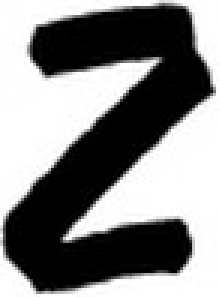
#> input picture Capstone22/58.png, 73 x 99 px, given in place of IMG_0827.png, which was not available (shown 3 times larger)
$ python segmentation.py   (older library calls are emulated)
#> lines starting #> are read from the running program, lines starting #| are printed output that depends on the picture; after the words box and inside, x2 and y2 are one past the last pixel; in counts of white or black regions, pixels touching at a corner belong together; long printed decimals are rounded; pictures that were not available may be replaced by others from this repository, and a replacement may not be noted
import cv2
import numpy as np
import matplotlib.pyplot as plt
import os

filename = './IMG_0827.png'
np.set_printoptions(threshold=1)

#------------------Functions------------------#

# [28 lines left out: functions showimages, closewindows, not called in this run]

def line_array(array):
	list_x_upper = []
	list_x_lower = []
	for y in range(5, len(array)-5):
		s_a, s_p = strtline(y, array)
		e_a, e_p = endline(y, array)
		if s_a>=7 and s_p>=5:
			list_x_upper.append(y)
			# bin_img[y][:] = 255
		if e_a>=5 and e_p>=7:
			list_x_lower.append(y)
			# bin_img[y][:] = 255
	return list_x_upper, list_x_lower

def strtline(y, array):
	count_ahead = 0
	count_prev = 0
	for i in array[y:y+10]:
		if i > 3:
			count_ahead+= 1
	for i in array[y-10:y]:
		if i==0:
			count_prev += 1
	return count_ahead, count_prev

def endline(y, array):
	count_ahead = 0
	count_prev = 0
	for i in array[y:y+10]:
		if i==0:
			count_ahead+= 1
	for i in array[y-10:y]:
		if i >3:
			count_prev += 1
	return count_ahead, count_prev

def endline_word(y, array, a):
	count_ahead = 0
	count_prev = 0
	for i in array[y:y+2*a]:
		if i < 2:
			count_ahead+= 1
	for i in array[y-a:y]:
		if i > 2:
			count_prev += 1
	return count_prev ,count_ahead

def end_line_array(array, a):
	list_endlines = []
	for y in range(len(array)):
		e_p, e_a = endline_word(y, array, a)
		# print(e_p, e_a)
		if e_a >= int(1.5*a) and e_p >= int(0.7*a):
			list_endlines.append(y)
	return list_endlines

def refine_endword(array):
	refine_list = []
	for y in range(len(array)-1):
		if array[y]+1 < array[y+1]:
			refine_list.append(array[y])
	refine_list.append(array[-1])
	return refine_list


def refine_array(array_upper, array_lower):
	upperlines = []
	lowerlines = []
	for y in range(len(array_upper)-1):
		if array_upper[y] + 5 < array_upper[y+1]:
			upperlines.append(array_upper[y]-10)
	for y in range(len(array_lower)-1):
		if array_lower[y] + 5 < array_lower[y+1]:
			lowerlines.append(array_lower[y]+10)

	upperlines.append(array_upper[-1]-10)
	lowerlines.append(array_lower[-1]+10)

	return upperlines, lowerlines

def letter_width(contours):
	letter_width_sum = 0
	count = 0
	for cnt in contours:
		if cv2.contourArea(cnt) > 20:
			x,y,w,h = cv2.boundingRect(cnt)
			letter_width_sum += w
			count += 1

	return letter_width_sum/count


def end_wrd_dtct(lines, i, bin_img, mean_lttr_width):
	count_y = np.zeros(shape = width)
	for x in range(width):
		for y in range(lines[i][0],lines[i][1]):
			if bin_img[y][x] == 255:
				count_y[x] += 1
	end_lines = end_line_array(count_y, int(mean_lttr_width))
	# print(end_lines)
	endlines = refine_endword(end_lines)
	for x in endlines:
		final_thr[lines[i][0]:lines[i][1], x] = 255
	return endlines

# [32 lines left out: function letter_seg, not called in this run]
			# print(letter[e][0],x_linescopy[0], word)


#------------------/Functions-----------------#


#-------------Thresholding Image--------------#


print("\n........Program Initiated.......\n")
src_img= cv2.imread(filename, 1)
#> src_img is the input picture: shape (99, 73, 3); min 0, max 255, mean 132.6
copy = src_img.copy()
height = src_img.shape[0]
#> height = 99
width = src_img.shape[1]
#> width = 73


print("\n Resizing Image........")
src_img = cv2.resize(copy, dsize =(1320, int(1320*height/width)), interpolation = cv2.INTER_AREA)
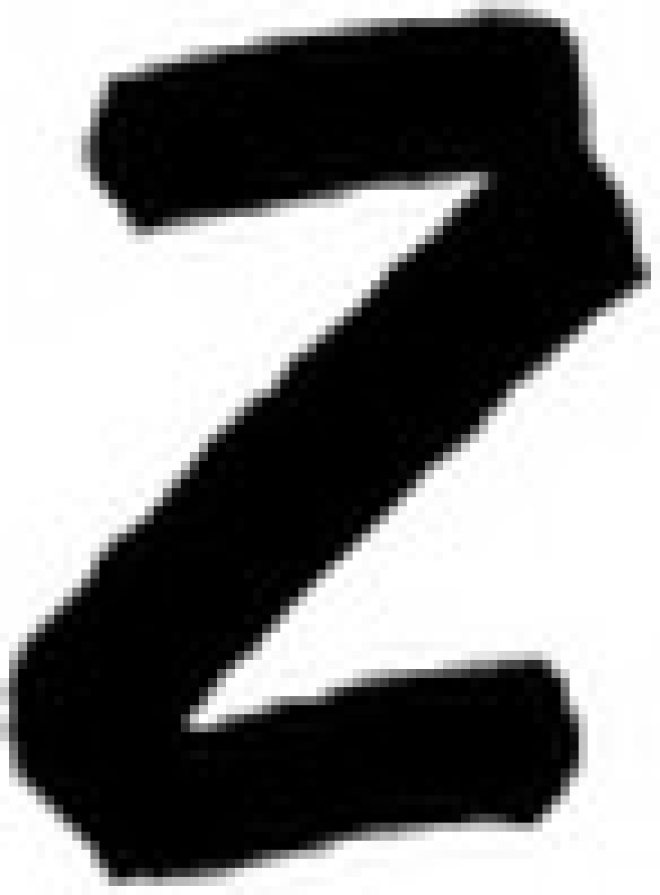
#> src_img: shape (1790, 1320, 3) (shown at 1/2 size); min 0, max 255, mean 132.6

height = src_img.shape[0]
#> height = 1790
width = src_img.shape[1]
#> width = 1320

print("#---------Image Info:--------#")
print("\tHeight =",height,"\n\tWidth =",width)
#| 	Height = 1790
#| 	Width = 1320
print("#----------------------------#")

grey_img = cv2.cvtColor(src_img, cv2.COLOR_BGR2GRAY)

print("Applying Adaptive Threshold with kernel :- 21 X 21")
bin_img = cv2.adaptiveThreshold(grey_img,255,cv2.ADAPTIVE_THRESH_MEAN_C,cv2.THRESH_BINARY_INV,21,20)
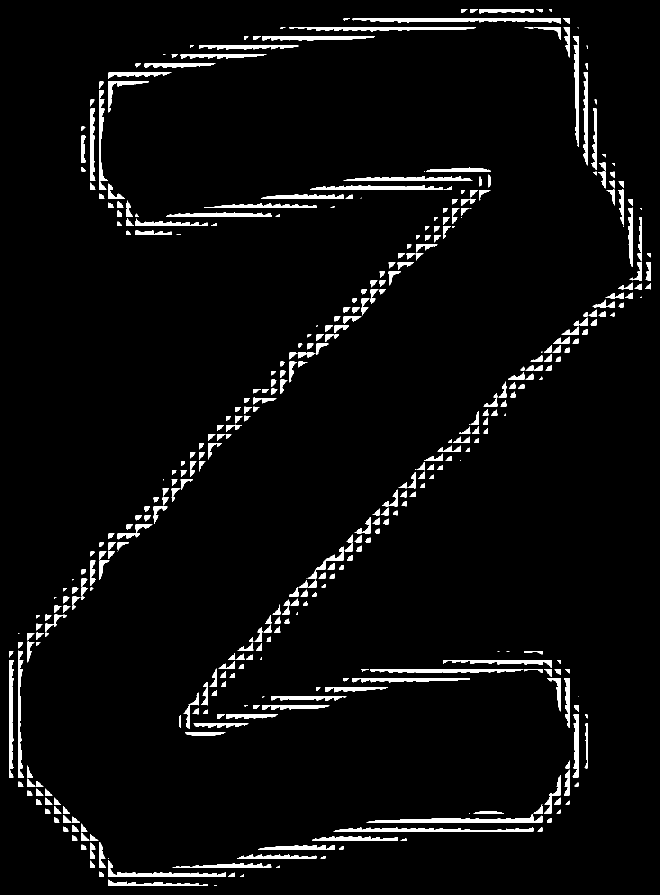
#> bin_img: shape (1790, 1320) (shown at 1/2 size); 4% white; 437 white regions (41 under 20 px), largest, box (x1, y1, x2, y2) and area: (705, 36, 1121, 48) 2932, (733, 1628, 1085, 1645) 2410, (578, 54, 952, 63) 1976
bin_img1 = bin_img.copy()
bin_img2 = bin_img.copy()

kernel = cv2.getStructuringElement(cv2.MORPH_ELLIPSE,(3,3))
kernel1 = np.array([[1,0,1],[0,1,0],[1,0,1]], dtype = np.uint8)
# final_thr = cv2.morphologyEx(bin_img, cv2.MORPH_OPEN, kernel)
# final_thr = cv2.dilate(bin_img,kernel1,iterations = 1)
print("Noise Removal From Image.........")
final_thr = cv2.morphologyEx(bin_img, cv2.MORPH_CLOSE, kernel)
#> final_thr: shape (1790, 1320); 4% white; 409 white regions (41 under 20 px), largest, box (x1, y1, x2, y2) and area: (705, 36, 1121, 48) 2943, (733, 1628, 1085, 1645) 2413, (578, 54, 952, 63) 1989
contr_retrival = final_thr.copy()

#-------------/Thresholding Image-------------#


#-------------Line Detection------------------#
print("Beginning Character Semenation..............")
count_x = np.zeros(shape= (height))
#> count_x = 1790 values from 0 to 0
for y in range(height):
	for x in range(width):
		if bin_img[y][x] == 255 :
			count_x[y] = count_x[y]+1
	# [5 lines of commented-out code are left out]

upper_lines, lower_lines = line_array(count_x)
#> upper_lines = 26 values from 15 to 1764; lower_lines = 25 values from 25 to 1775

upperlines, lowerlines = refine_array(upper_lines, lower_lines)
#> upperlines = [9, 30, 49, 1754]

# print(upperlines, lowerlines)
if len(upperlines)==len(lowerlines):
	lines = []
	for y in upperlines:
		final_thr[y][:] = 255
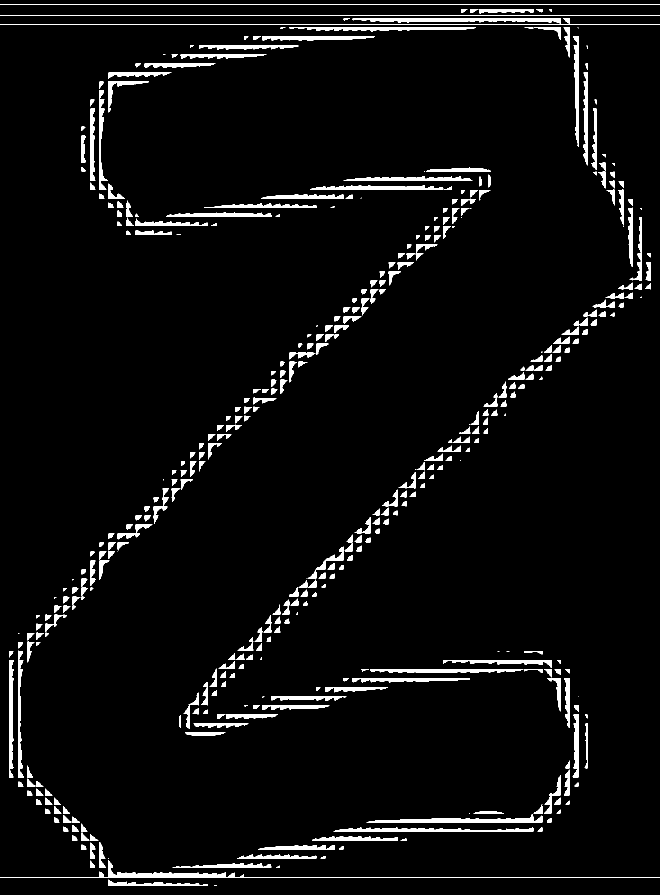
#> final_thr: shape (1790, 1320) (shown at 1/2 size); 4.2% white; 409 white regions (40 under 20 px), largest, box (x1, y1, x2, y2) and area: (0, 1720, 1320, 1755) 3386, (705, 36, 1121, 48) 2943, (733, 1628, 1085, 1645) 2413
	for y in lowerlines:
		final_thr[y][:] = 255
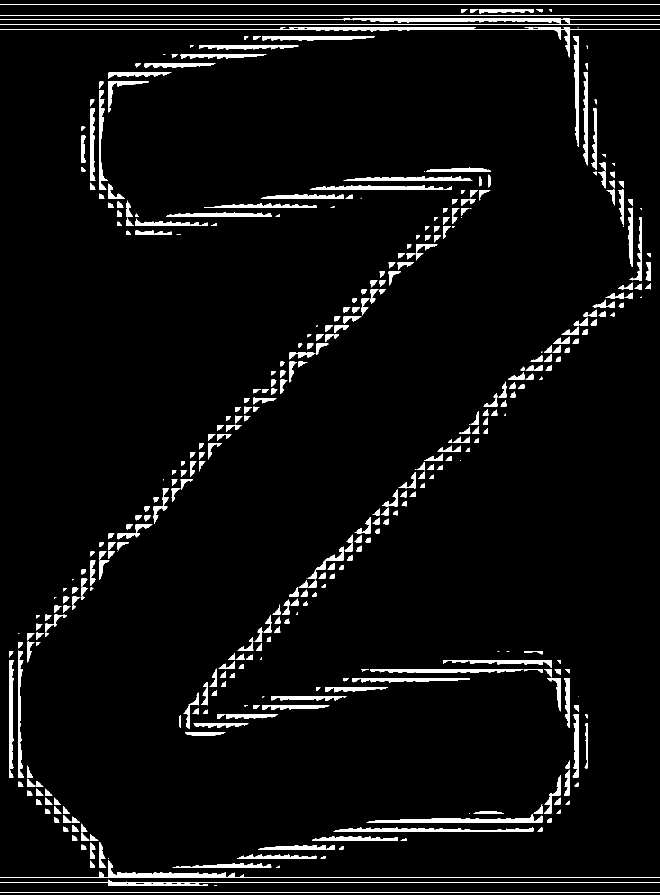
#> final_thr: shape (1790, 1320) (shown at 1/2 size); 4.4% white; 406 white regions (40 under 20 px)
	for y in range(len(upperlines)):
		lines.append((upperlines[y], lowerlines[y]))

else:
	print("Too much noise in image, unable to process.\nPlease try with another image. Ctrl-C to exit:- ")
	showimages()
	k = cv2.waitKey(0)
	while 1:
		k = cv2.waitKey(0)
		if k & 0xFF == ord('q'):
			cv2.destroyAllWindows()
			exit()

lines = np.array(lines)

no_of_lines = len(lines)

print("\nGiven Text has   # ",no_of_lines, " #   no. of lines")
#| Given Text has   #  4  #   no. of lines

lines_img = []

for i in range(no_of_lines):
	lines_img.append(bin_img2[lines[i][0]:lines[i][1], :])
#> after the loop, lines_img = 4 items

#-------------/Line Detection-----------------#


#-------------Letter Width Calculation--------#

contr_img, contours, hierarchy = cv2.findContours(contr_retrival,cv2.RETR_EXTERNAL,cv2.CHAIN_APPROX_SIMPLE)
#> contours = 409 contours, 54 with area under 20; largest, box (x1, y1, x2, y2) and area: (705, 36, 1121, 48) 2518, (733, 1628, 1085, 1645) 2046, (217, 1720, 452, 1754) 1628, (578, 54, 952, 63) 1608, (741, 1338, 1047, 1346) 1600
final_contr = np.zeros((final_thr.shape[0],final_thr.shape[1],3), dtype = np.uint8)
cv2.drawContours(src_img, contours, -1, (0,255,0), 1)
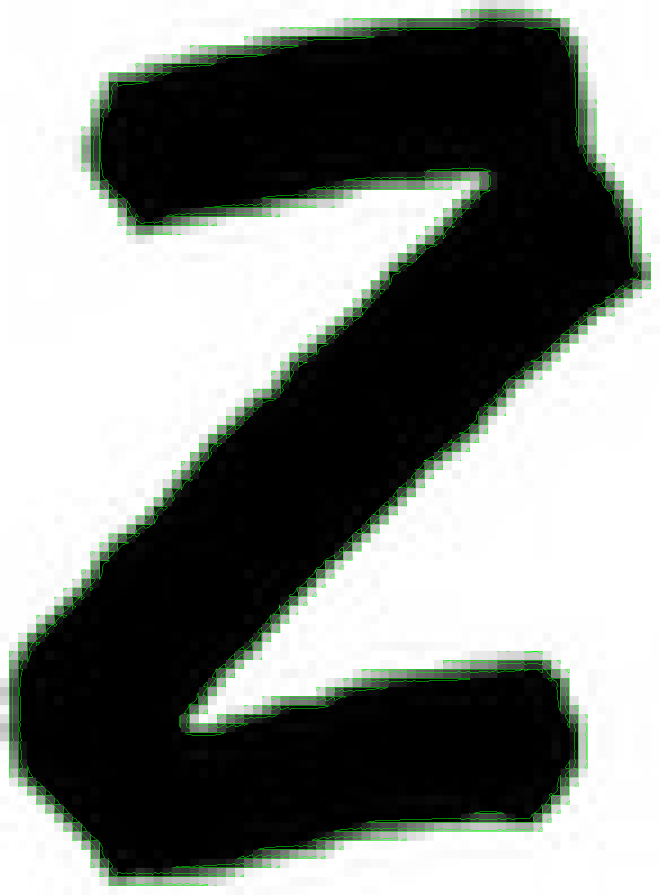
#> src_img: shape (1790, 1320, 3) (shown at 1/2 size); 1.46% of pixels changed, all inside (x1, y1, x2, y2) = (18, 18, 1302, 1772)

mean_lttr_width = letter_width(contours)
#> the loop in letter_width, `for cnt in contours:` made 409 passes
#> (cnt, x, y, w, h, letter_width_sum) on pass 22: ([[1082, 1655], [1075, 1662], [1084, 1662], [1084, 1655]], 1075, 1655, 10, 8, 1237)
#> (x, y, w, h, letter_width_sum) on passes 2, 4, 5, 7, 8, 9: (217, 1759, 199, 13, 199), (456, 1745, 14, 9, 213), (199, 1743, 9, 11, 222), (345, 1726, 198, 10, 420), (181, 1721, 9, 15, 429), (217, 1720, 235, 34, 664)
print("\nAverage Width of Each Letter:- ", mean_lttr_width)
#| Average Width of Each Letter:-  33.090

#-------------/Letter Width Calculation-------#

#--------------Word Detection-----------------#
x_lines = []

for i in range(len(lines_img)):
#> (the run stopped early here; a loop or call above may not have finished)
